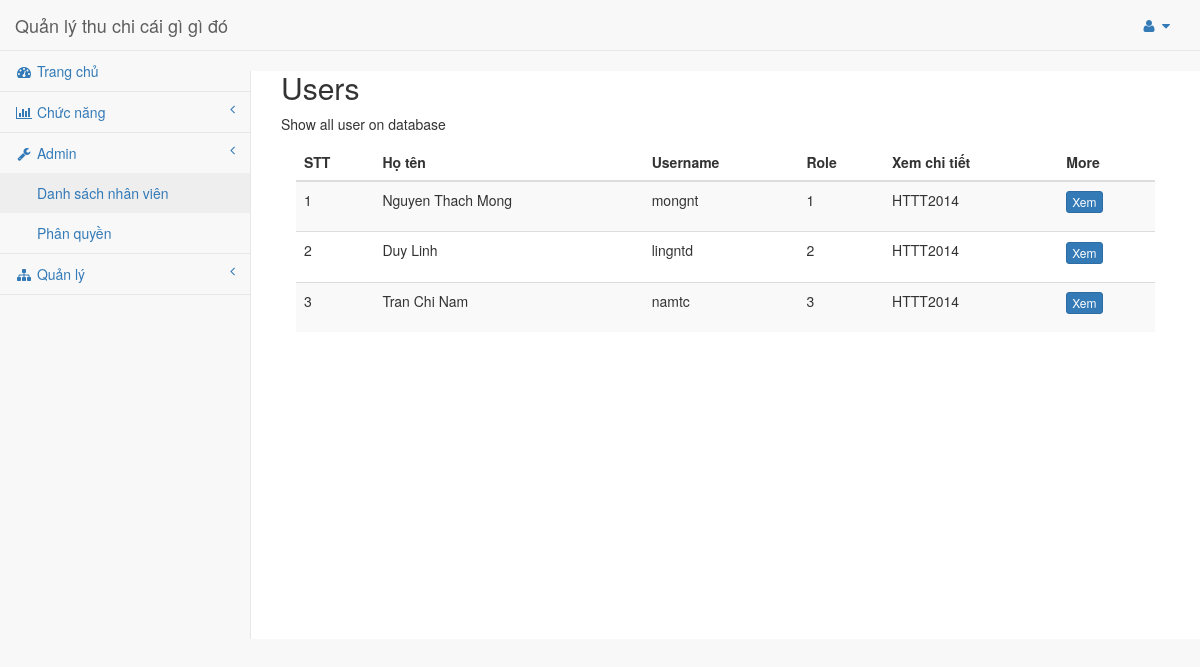
Before: /views/pages/listUser.php (signed in) with the older database file.
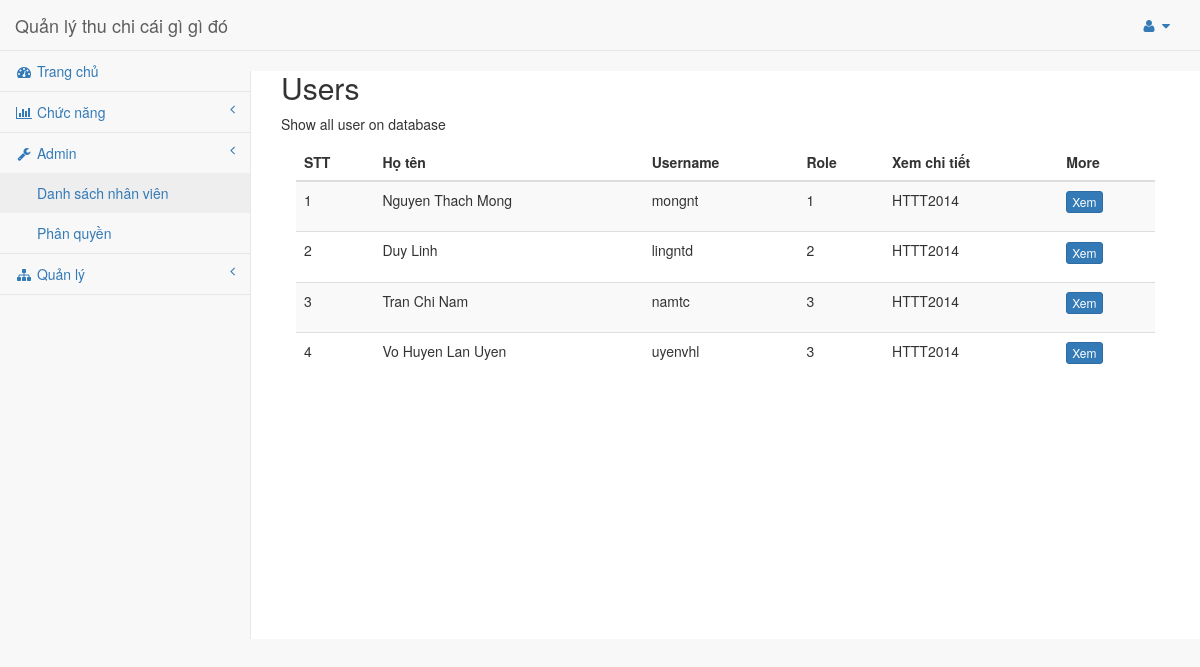
After: the same page with the newer database file.
### tables this page shows
create table users
(
	id int primary key auto_increment,
    username text,
    password text,
    fullname text,
    picture text,
    info text,
    role int,
    foreign key (role) references roles(id)
);

### views/pages/listUser.php (the view, shortened to what this page needs)
<!DOCTYPE html>
<html lang="en">
<?php
    include '../layouts/header.php';
?>
<?php
    include "../../server/config.php";
    $sql_getUser = "select id, fullname, username, role, info, picture from users";
    $getUser = $conn->query($sql_getUser);
    $users = mysqli_fetch_all($getUser);
    $renderString = "";
    foreach($users as $user) {
        $renderString = $renderString."<tr>";
        foreach($user as $index => $attr) {
            if($index == 5){
                $renderString = $renderString."<td class=\"hide\">".$attr."</td>" ;
            }else{
                $renderString = $renderString."<td>".$attr."</td>" ;
            }
        }
        $renderString = $renderString."<td>
                                            <p data-placement=\"top\" data-toggle=\"tooltip\" title=\"Xem\">
                                                <button  class=\"btn btn-primary btn-xs showModal\" data-title=\"Edit\" data-toggle=\"modal\"
                                                        data-target=\"#edit\">Xem
                                                </button>
                                              </p>
                                          </td>";
        $renderString = $renderString."</tr>";
    }
?>
<link rel="stylesheet" href="../../vendor/css/listUser.css"
<body>
    <div id="wrapper">
        <?php
            include '../layouts/navigation.php';
        ?>
        <div id="page-wrapper">
            <h2>Users</h2>
                <p>Show all user on database</p>
                <div class="col-md-12">
                    <div class="table-responsive">
                        <table id="mytable" class="table table-bordred table-striped">
                            <thead>
                                <th>STT</th>
                                <th>Họ tên</th>
                                <th>Username</th>
                                <th>Role</th>
                                <th>Xem chi tiết</th>
                                <th> More </th>
                            </thead>
                            <tbody>
                            <?php
                                echo $renderString;
                            ?>
                            </tbody>
                        </table>
                    </div>
                </div>
    </div>
</body>
</html>

### views/layouts/nav-top.php (shortened to what this page needs)
<div class="navbar-header">
    <a class="navbar-brand" href="index.php">Quản lý thu chi cái gì gì đó</a>
</div>
<ul class="nav navbar-top-links navbar-right">
    <li class="dropdown">
        <a class="dropdown-toggle" data-toggle="dropdown" href="#">
            <i class="fa fa-user fa-fw"></i> <i class="fa fa-caret-down"></i>
        </a>
    </li>
</ul>

Changed rows visible on the page:
added users: id "4 Vo Huyen Lan Uyen uyenvhl 3 HTTT2014"
Other visible differences:
text no longer shown: "Xem Xem Xem"
text now shown: "Xem Xem Xem Xem"
